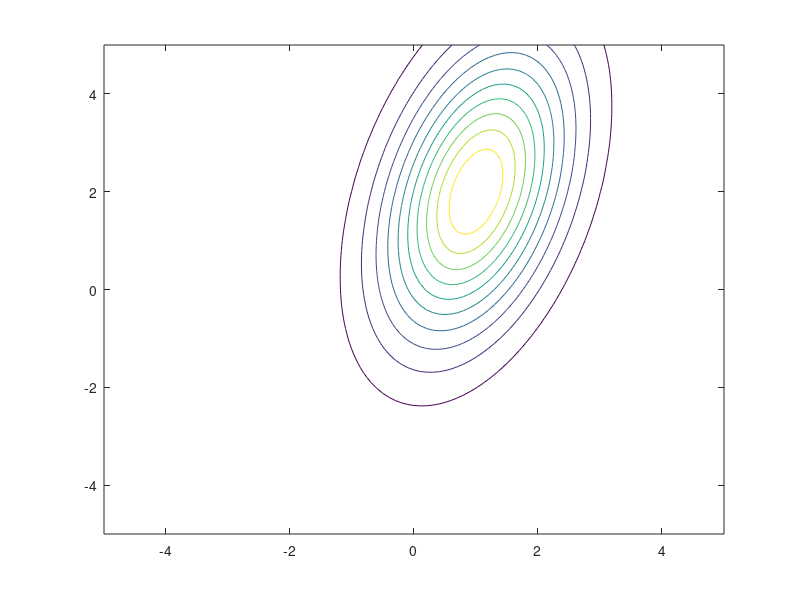
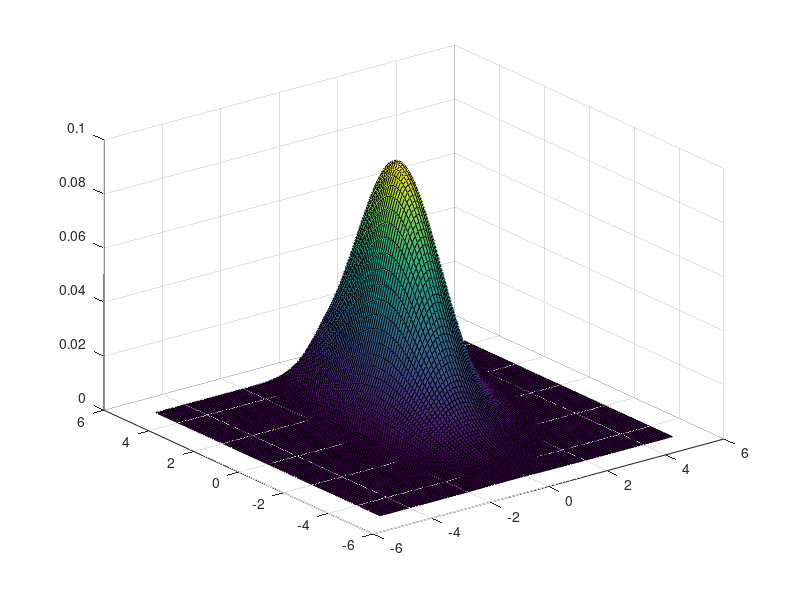

The MATLAB script that drew these images, in order:
%% gauss_surf.m

% From A First Course in Machine Learning, Chapter 2.

% Simon Rogers, 01/11/11 [simon.rogers@glasgow.ac.uk]

% Surface and contour plots of a Gaussian

% Revised by Sayyed Mohsen Vazirizade, Oct/10/2017 [smvazirizade@email.arizona.edu]

clc;clear all;close all;

%% The Multi-variate Gaussian pdf is given by:

% $p(\mathbf{x}|\mu,\Sigma) =

% \frac{1}{(2\pi)^{D/2}|\Sigma|^{1/2}}\exp\left\{-\frac{1}{2}(\mathbf{x}-\mu)^T\Sigma^{-1}(\mathbf{x}-\mu)\right\}$

%% Define the Gaussian

mu = [1;2];

sigma = [1 0.8;0.8 4];

%% Define the grid for visualisation

x=[-5:0.1:5];

y=[-5:0.1:5];

[X,Y] = meshgrid(x,y);

%% Define the constant

const = (1/sqrt(2*pi))^2;

const = const./sqrt(det(sigma));

temp = [X(:)-mu(1) Y(:)-mu(2)];

pdfv = const*exp(-0.5*diag(temp/(sigma)*temp'));

pdfv = reshape(pdfv,size(X));

%% Make the plots

figure(1);hold off

contour(X,Y,pdfv);

figure(2);hold off

surf(X,Y,pdfv);